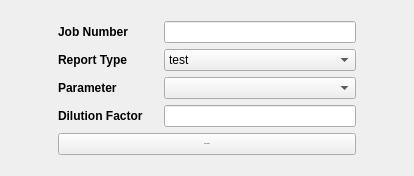
         <widget class="QWidget" name="createPage">
          <property name="styleSheet">
           <string notr="true"/>
          </property>
          <layout class="QGridLayout" name="gridLayout_2">
           <property name="leftMargin">
            <number>0</number>
           </property>
           <property name="topMargin">
            <number>0</number>
           </property>
           <property name="rightMargin">
            <number>0</number>
           </property>
           <property name="bottomMargin">
            <number>0</number>
           </property>
           <property name="horizontalSpacing">
            <number>-1</number>
           </property>
           <property name="verticalSpacing">
            <number>0</number>
           </property>
           <item row="0" column="0">
            <widget class="QWidget" name="createPageBody" native="true">
             <property name="styleSheet">
              <string notr="true"/>
             </property>
             <layout class="QHBoxLayout" name="horizontalLayout_9">
              <item>
               <spacer name="horizontalSpacer_7">
                <property name="orientation">
                 <enum>Qt::Horizontal</enum>
                </property>
                <property name="sizeHint" stdset="0">
                 <size>
                  <width>40</width>
                  <height>20</height>
                 </size>
                </property>
               </spacer>
              </item>
              <item>
               <widget class="QWidget" name="createReportWidget" native="true">
                <property name="minimumSize">
                 <size>
                  <width>0</width>
                  <height>0</height>
                 </size>
                </property>
                <property name="maximumSize">
                 <size>
                  <width>350</width>
                  <height>200</height>
                 </size>
                </property>
                <property name="styleSheet">
                 <string notr="true"/>
                </property>
                <layout class="QVBoxLayout" name="verticalLayout_42">
                 <property name="topMargin">
                  <number>12</number>
                 </property>
                 <property name="bottomMargin">
                  <number>12</number>
                 </property>
                 <item>
                  <widget class="QWidget" name="widget_2" native="true">
                   <property name="minimumSize">
                    <size>
                     <width>0</width>
                     <height>0</height>
                    </size>
                   </property>
                   <property name="maximumSize">
                    <size>
                     <width>16777215</width>
                     <height>30</height>
                    </size>
                   </property>
                   <layout class="QHBoxLayout" name="horizontalLayout_41">
                    <property name="leftMargin">
                     <number>0</number>
                    </property>
                    <property name="topMargin">
                     <number>0</number>
                    </property>
                    <property name="rightMargin">
                     <number>0</number>
                    </property>
                    <property name="bottomMargin">
                     <number>0</number>
                    </property>
                    <item>
                     <widget class="QLabel" name="jobNumLabel">
                      <property name="minimumSize">
                       <size>
                        <width>100</width>
                        <height>0</height>
                       </size>
                      </property>
                      <property name="maximumSize">
                       <size>
                        <width>100</width>
                        <height>16777215</height>
                       </size>
                      </property>
                      <property name="font">
                       <font>
                        <weight>75</weight>
                        <bold>true</bold>
                       </font>
                      </property>
                      <property name="text">
                       <string>Job Number</string>
                      </property>
                     </widget>
                    </item>
                    <item>
                     <widget class="QLineEdit" name="jobNumInput"/>
                    </item>
                   </layout>
                  </widget>
                 </item>
                 <item>
                  <widget class="QWidget" name="widget_4" native="true">
                   <property name="minimumSize">
                    <size>
                     <width>0</width>
                     <height>0</height>
                    </size>
                   </property>
                   <property name="maximumSize">
                    <size>
                     <width>16777215</width>
                     <height>30</height>
                    </size>
                   </property>
                   <layout class="QHBoxLayout" name="horizontalLayout_42">
                    <property name="leftMargin">
                     <number>0</number>
                    </property>
                    <property name="topMargin">
                     <number>0</number>
                    </property>
                    <property name="rightMargin">
                     <number>0</number>
                    </property>
                    <property name="bottomMargin">
                     <number>0</number>
                    </property>
                    <item>
                     <widget class="QLabel" name="reportTypeLabel">
                      <property name="minimumSize">
                       <size>
                        <width>100</width>
                        <height>0</height>
                       </size>
                      </property>
                      <property name="maximumSize">
                       <size>
                        <width>100</width>
                        <height>16777215</height>
                       </size>
                      </property>
                      <property name="font">
                       <font>
                        <weight>75</weight>
                        <bold>true</bold>
                       </font>
                      </property>
                      <property name="text">
                       <string>Report Type</string>
                      </property>
                     </widget>
                    </item>
                    <item>
                     <widget class="QComboBox" name="reportType">
                      <property name="sizePolicy">
                       <sizepolicy hsizetype="Preferred" vsizetype="Fixed">
                        <horstretch>0</horstretch>
                        <verstretch>0</verstretch>
                       </sizepolicy>
                      </property>
                      <property name="minimumSize">
                       <size>
                        <width>0</width>
                        <height>0</height>
                       </size>
                      </property>
                      <property name="maximumSize">
                       <size>
                        <width>16777215</width>
                        <height>16777215</height>
                       </size>
                      </property>
                      <item>
                       <property name="text">
                        <string>test</string>
                       </property>
                      </item>
                      <item>
                       <property name="text">
                        <string>test2</string>
                       </property>
                      </item>
                     </widget>
                    </item>
                   </layout>
                  </widget>
                 </item>
                 <item>
                  <widget class="QWidget" name="widget_6" native="true">
                   <property name="minimumSize">
                    <size>
                     <width>0</width>
                     <height>0</height>
                    </size>
                   </property>
                   <property name="maximumSize">
                    <size>
                     <width>16777215</width>
                     <height>30</height>
                    </size>
                   </property>
                   <layout class="QHBoxLayout" name="horizontalLayout_43">
                    <property name="leftMargin">
                     <number>0</number>
                    </property>
                    <property name="topMargin">
                     <number>0</number>
                    </property>
                    <property name="rightMargin">
                     <number>0</number>
                    </property>
                    <property name="bottomMargin">
                     <number>0</number>
                    </property>
                    <item>
                     <widget class="QLabel" name="ParamLabel">
                      <property name="minimumSize">
                       <size>
                        <width>100</width>
                        <height>0</height>
                       </size>
                      </property>
                      <property name="maximumSize">
                       <size>
                        <width>100</width>
                        <height>16777215</height>
                       </size>
                      </property>
                      <property name="font">
                       <font>
                        <weight>75</weight>
                        <bold>true</bold>
                       </font>
                      </property>
                      <property name="text">
                       <string>Parameter</string>
                      </property>
                     </widget>
                    </item>
                    <item>
                     <widget class="QComboBox" name="paramType">
                      <property name="minimumSize">
                       <size>
                        <width>0</width>
                        <height>0</height>
                       </size>
                      </property>
                      <property name="maximumSize">
                       <size>
                        <width>16777215</width>
                        <height>16777215</height>
                       </size>
                      </property>
                     </widget>
                    </item>
                   </layout>
                  </widget>
                 </item>
                 <item>
                  <widget class="QWidget" name="widget_7" native="true">
                   <property name="minimumSize">
                    <size>
                     <width>0</width>
                     <height>0</height>
                    </size>
                   </property>
                   <property name="maximumSize">
                    <size>
                     <width>16777215</width>
                     <height>30</height>
                    </size>
                   </property>
                   <layout class="QHBoxLayout" name="horizontalLayout_44">
                    <property name="leftMargin">
                     <number>0</number>
                    </property>
                    <property name="topMargin">
                     <number>0</number>
                    </property>
                    <property name="rightMargin">
                     <number>0</number>
                    </property>
                    <property name="bottomMargin">
                     <number>0</number>
                    </property>
                    <item>
                     <widget class="QLabel" name="label">
                      <property name="minimumSize">
                       <size>
                        <width>100</width>
                        <height>0</height>
                       </size>
                      </property>
                      <property name="maximumSize">
                       <size>
                        <width>100</width>
                        <height>16777215</height>
                       </size>
                      </property>
                      <property name="font">
                       <font>
                        <weight>75</weight>
                        <bold>true</bold>
                       </font>
                      </property>
                      <property name="text">
                       <string>Dilution Factor</string>
                      </property>
                     </widget>
                    </item>
                    <item>
                     <widget class="QLineEdit" name="dilutionInput">
                      <property name="minimumSize">
                       <size>
                        <width>192</width>
                        <height>22</height>
                       </size>
                      </property>
                      <property name="maximumSize">
                       <size>
                        <width>16777215</width>
                        <height>16777215</height>
                       </size>
                      </property>
                     </widget>
                    </item>
                   </layout>
                  </widget>
                 </item>
                 <item>
                  <widget class="QPushButton" name="NextSection">
                   <property name="minimumSize">
                    <size>
                     <width>102</width>
                     <height>22</height>
                    </size>
                   </property>
                   <property name="maximumSize">
                    <size>
                     <width>16777215</width>
                     <height>16777215</height>
                    </size>
                   </property>
                   <property name="font">
                    <font>
                     <pointsize>-1</pointsize>
                    </font>
                   </property>
                   <property name="mouseTracking">
                    <bool>false</bool>
                   </property>
                   <property name="text">
                    <string>Next Section</string>
                   </property>
                  </widget>
                 </item>
                </layout>
               </widget>
              </item>
              <item>
               <spacer name="horizontalSpacer_8">
                <property name="orientation">
                 <enum>Qt::Horizontal</enum>
                </property>
                <property name="sizeHint" stdset="0">
                 <size>
                  <width>40</width>
                  <height>20</height>
                 </size>
                </property>
               </spacer>
              </item>
             </layout>
            </widget>
           </item>
          </layout>
         </widget>
